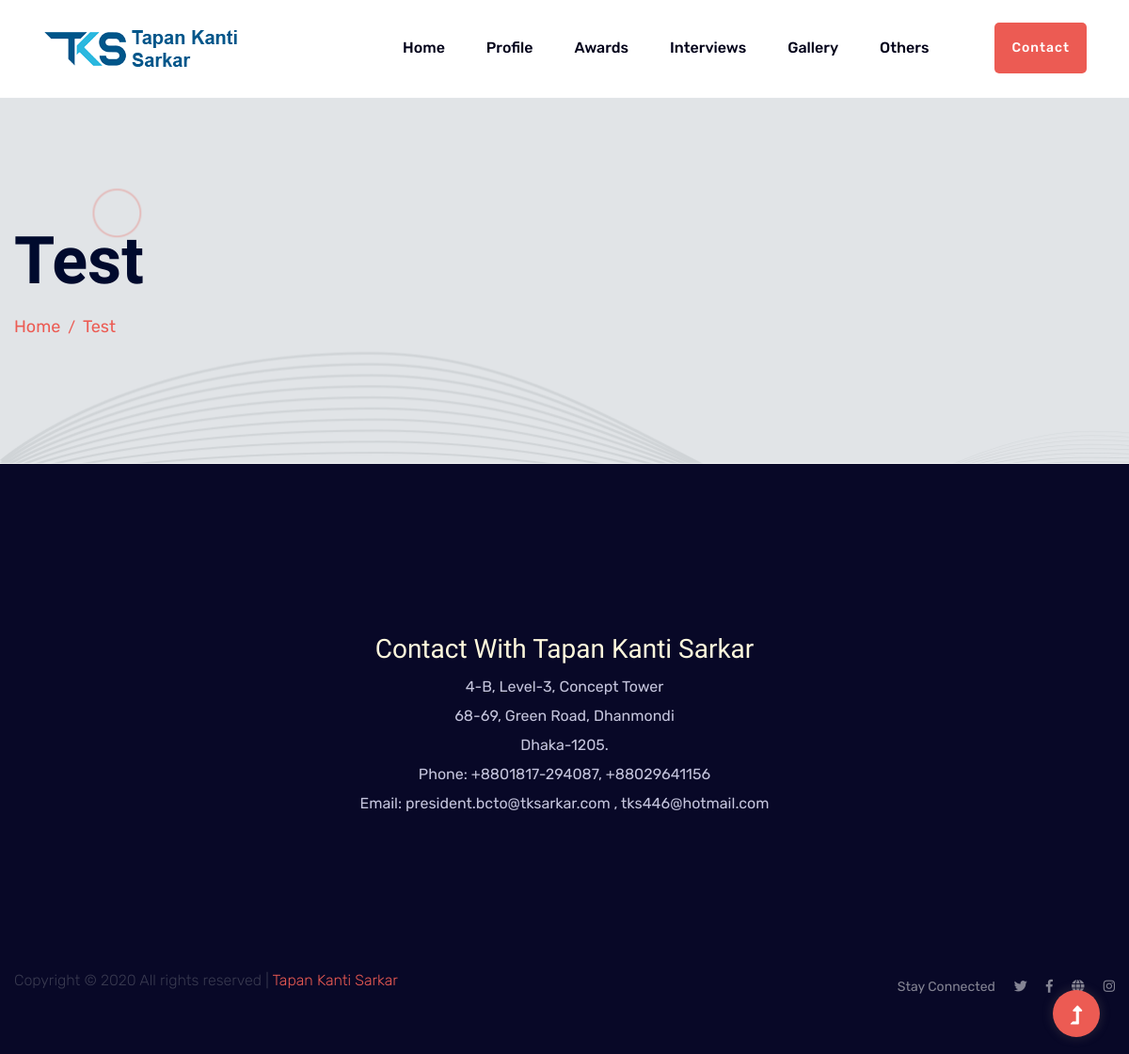
The page /test on the database as committed earlier.
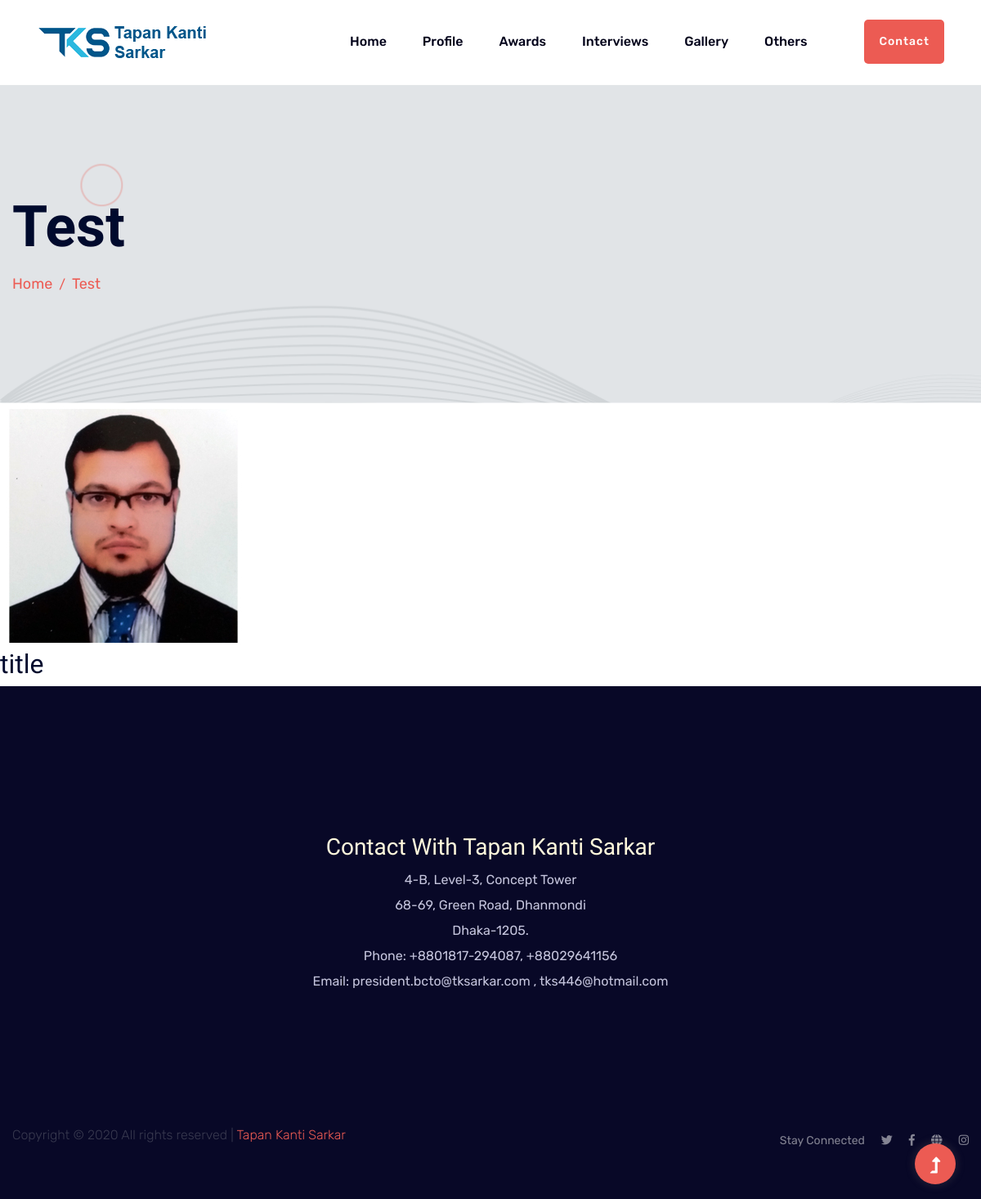
The same page on the database as committed later.
### app_tks/models.py (models this page shows, shortened)
class TestClassTrial(models.Model):
    title = models.CharField(max_length=50)
    img = models.ImageField(upload_to='test')

### app_tks/views.py (the view)
# urls.py: path('test', views.test, name= 'test'),
def test(request):
    object_tests = TestClassTrial.objects.all()
    return render(request, 'test.html',
    {'object_tests': object_tests}
     )

### Templates/test.html
{% extends 'base.html' %}
{% block content %}
{% load static %}
        <div class="slider-area ">
            <div class="slider-height2 d-flex align-items-center">
                <div class="container">
                    <div class="row">
                        <div class="col-xl-12">
                            <div class="hero-cap">
                                <h2>Test</h2>
                                <nav aria-label="breadcrumb ">
                                    <ol class="breadcrumb">
                                    <li class="breadcrumb-item"><a href="/">Home</a></li>
                                    <li class="breadcrumb-item"><a href="{% url 'test' %}">test</a></li>
                                    </ol>
                                </nav>
                            </div>
                        </div>
                    </div>
                </div>
            </div>
        </div>
        {% for tes_crount in object_tests %}
        <img src="{{ tes_crount.img.url }}" alt="Picture">
        <h2>{{ tes_crount.title }}</h2>
        {% endfor %}
{% endblock %}

Rows that differ between the two databases and show on the page:
added TestClassTrial: img (picture), title "title"
